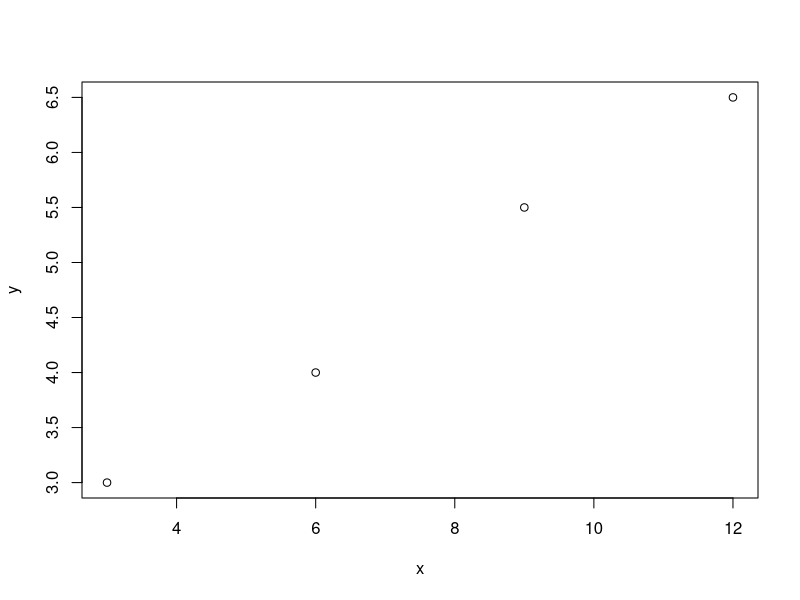
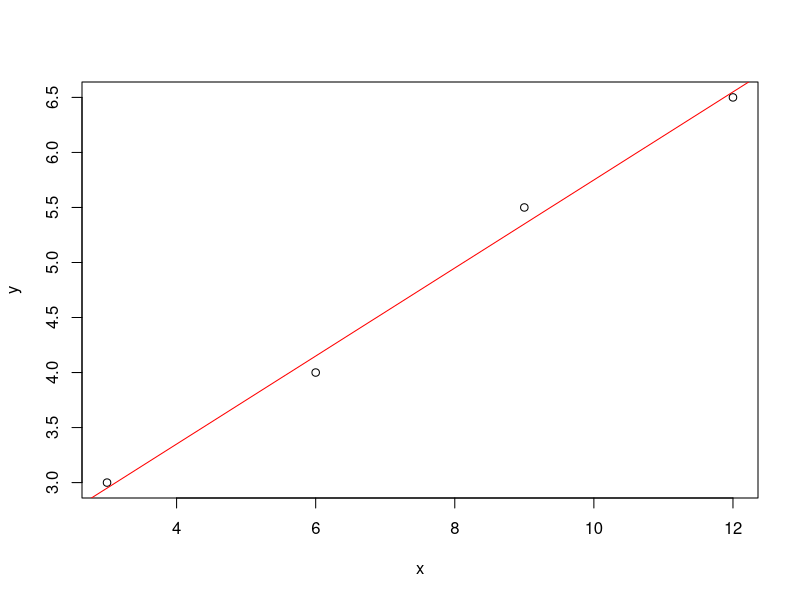

R code for these plots, in order:
# 현실 세계의 모델링
x = c(3,6,9,12.)
y = c(3,4,5.5,6.5)
plot(x,y)

#model 1: y=o.5x+1.0
y1= 0.5*x + 1
y1 
# 평균 제곱 오차: mean squared error
(y-y1)**2
sum((y-y1)**2)
mse <- sum((y-y1)**2)/length(y)
mse

#model 2: y=5/12x +7/4
y2 = 5* x/12 +7/4
mse2 = sum((y-y2)**2)/length(y)
mse2

# R 단순 선형 회귀 모델 lm
model <- lm(y ~ x)
model

plot(x, y)
abline(model, col='red')
fitted(model)
mse_model <- sum((y - fitted(model))**2)/length(y)
mse_model

# 잔차 - Residuals
residuals(model)

#잔차 제곱합
deviance(model)
# 평균 제곱 오차(MSE0)
deviance(model)/length(y)

summary(model)

# 예측
newx <-  data.frame(x=c(1.2,2.0,20.65))
newy <-  predict(model, newdata = newx)                    
newy


x <- c(10.0, 12.0, 9.5, 22.2,8.0)
y <- c(360.2,420.0,359.5,679.0,315.3)
model <- lm(y~x)
model
deviance(model)
deviance(model)/length(y)
summary(model)
newx <- data.frame(c(10.5,25.0,15.0))
newy <- predict(model, newdata = newx)
newy
